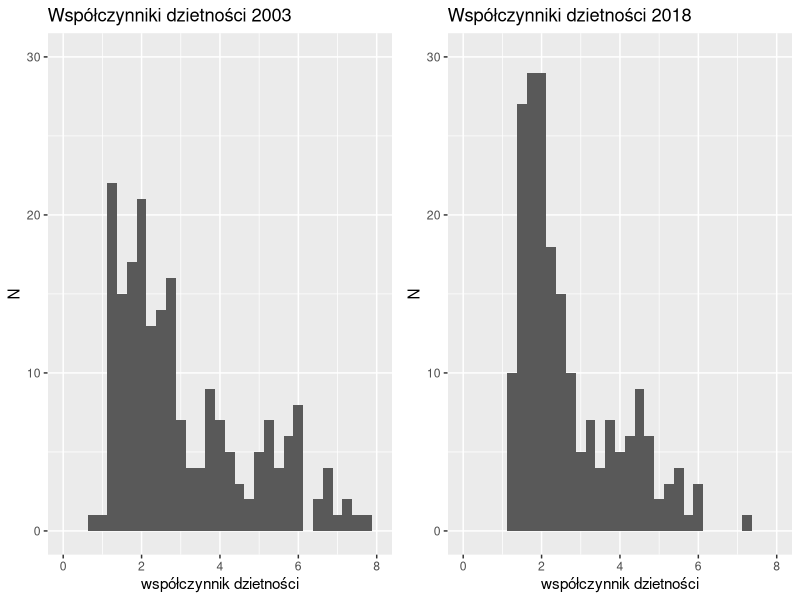
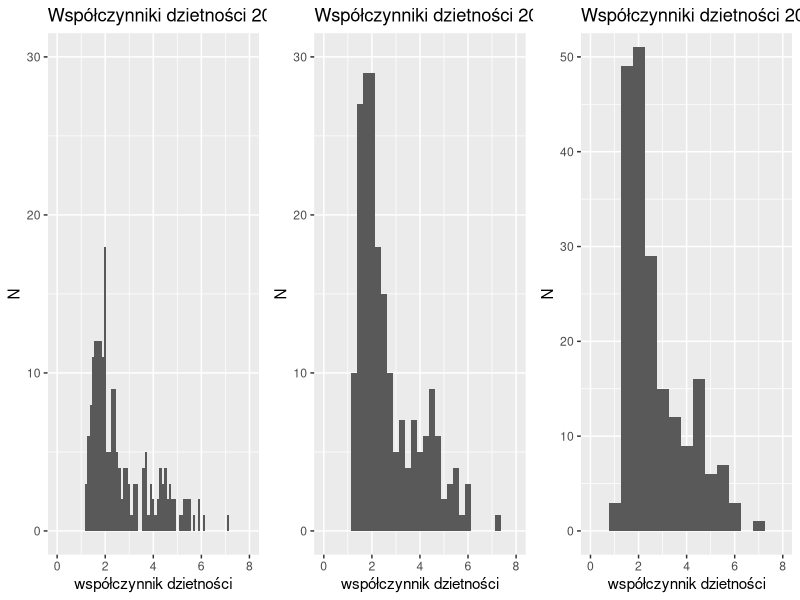
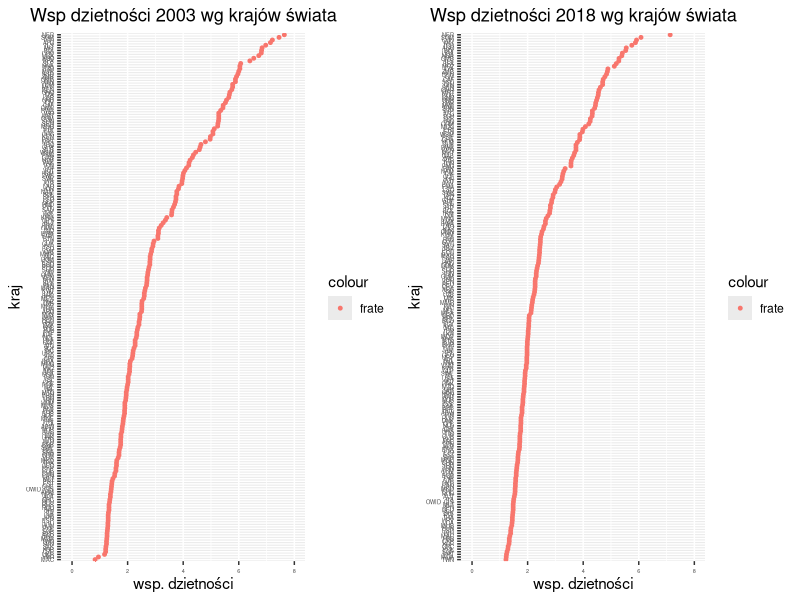
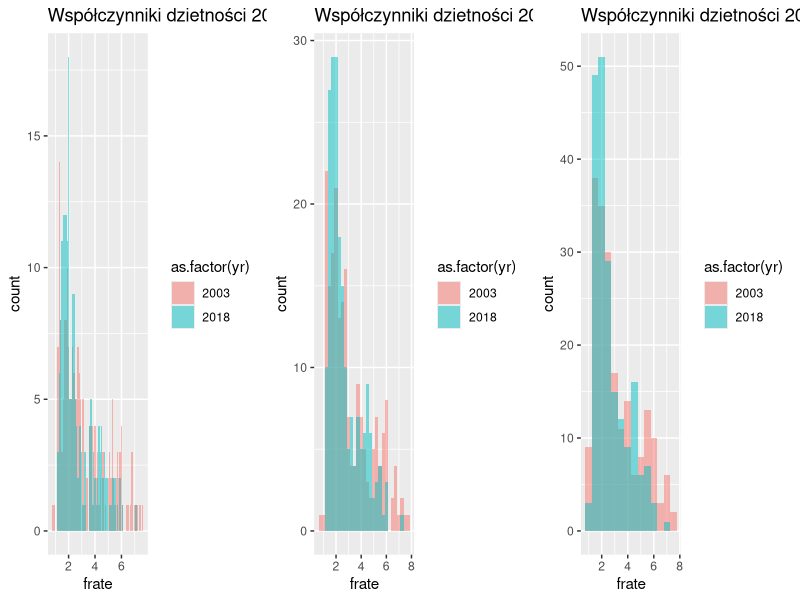
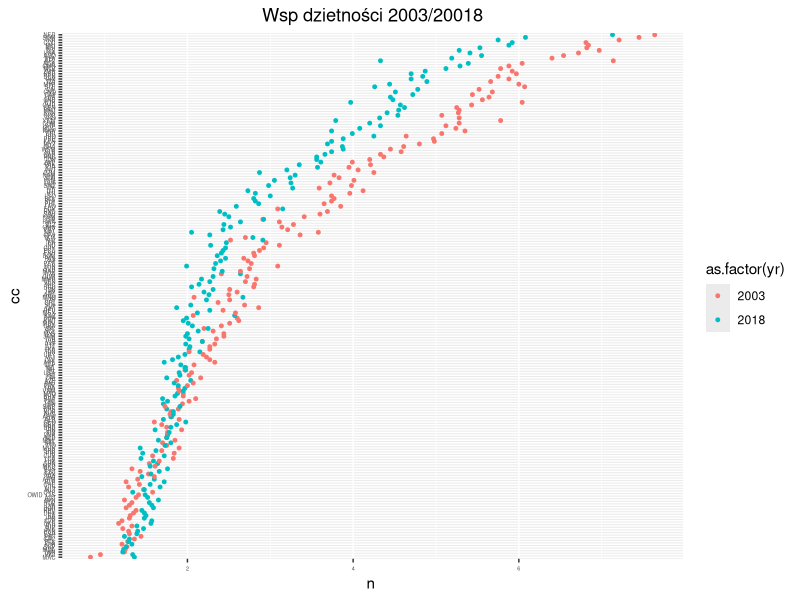
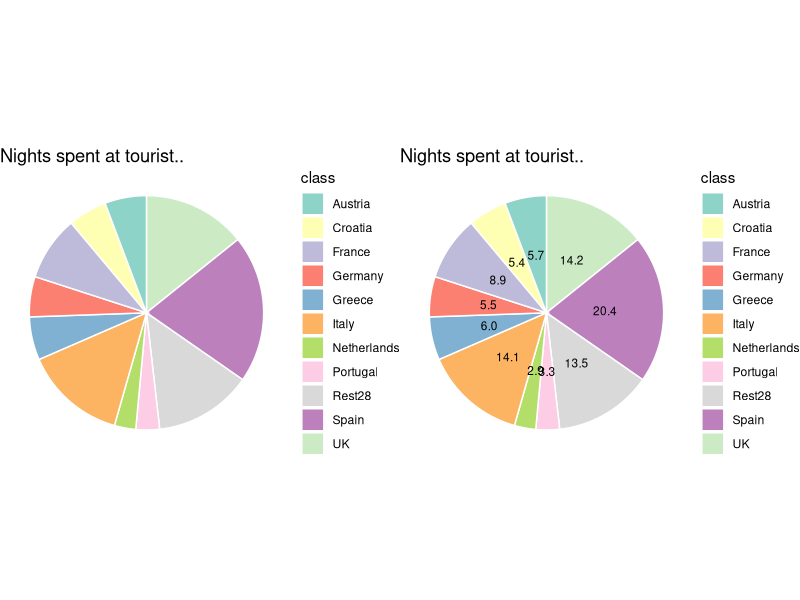
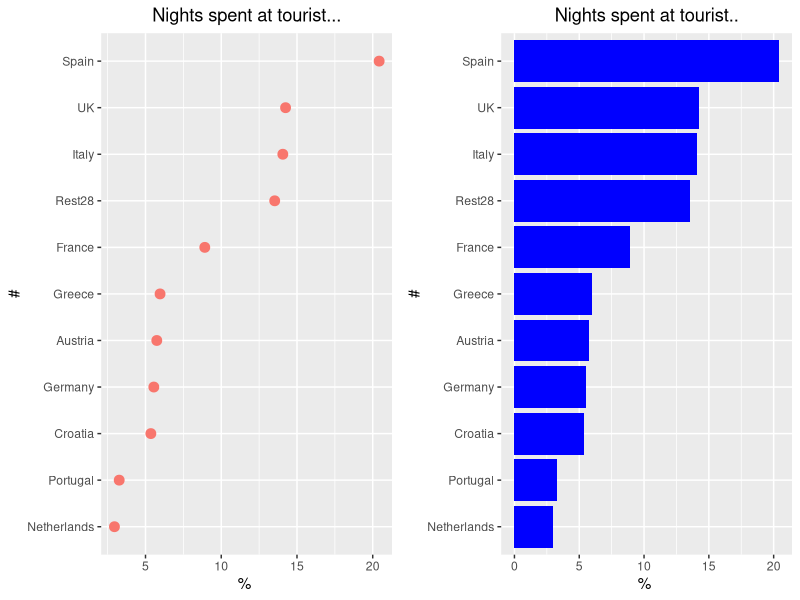
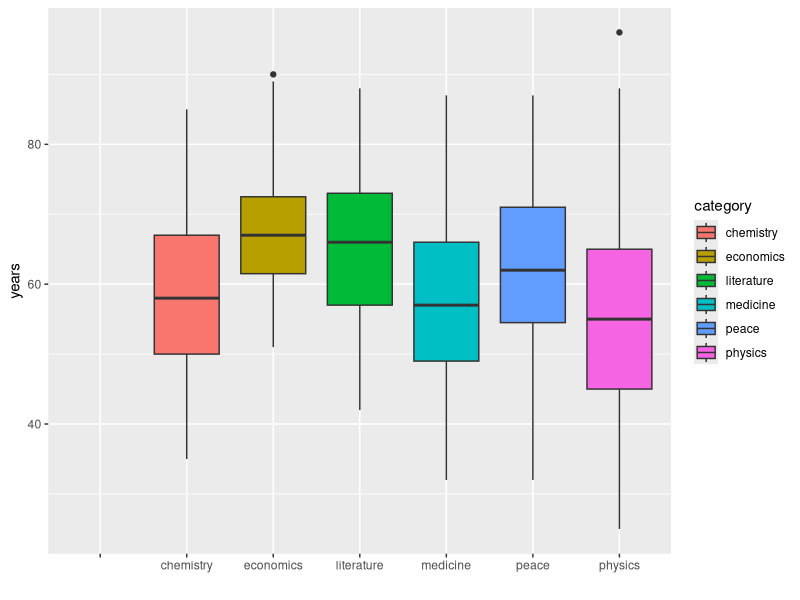

Here is the R script that generated these plots, in order:
## ---- chunk 1
knitr::opts_chunk$set(echo = TRUE)
## ---- chunk 2
library("ggplot2");
require("dplyr");

dA <- read.csv("fertility_rate_2003_2018.csv", sep = ';',
  header=T, na.string="NA");

boxp <- ggplot(dA, aes(x=as.factor(yr), y=frate, fill=as.factor(yr))) +
 geom_boxplot() +
 ylab("fr") +
 xlab("rok") +
 ggtitle("Współczynniki dzietności 2003 vs 2018") +
 theme(legend.position="none")

d2003 <- dA %>% filter(yr==2003) %>% as.data.frame

s2003 <- summary(d2003$frate)
##s2003

mean2003 <- s2003[["Mean"]]
median2003 <- s2003[["Median"]]
min2003 <- s2003[["Min."]]
max2003 <- s2003[["Max."]]

N2003 <- nrow(d2003)
d2003.low <- d2003 %>% filter(frate < 2.10) %>% as.data.frame
L2003 <- nrow(d2003.low)

d2018 <- dA %>% filter(yr==2018) %>% as.data.frame

s2018 <- summary(d2018$frate)
##s2018

mean2018 <- s2018[["Mean"]]
median2018 <- s2018[["Median"]]
srednia2018 <- s2018[["Mean"]]
min2018 <- s2018[["Min."]]
max2018 <- s2018[["Max."]]

N2018 <- nrow(d2018)
d2018.low <- d2018 %>% filter(frate < 2.10) %>% as.data.frame
L2018 <- nrow(d2018.low)
## ---- chunk 3
library("ggpubr")

h2003 <- ggplot(d2003, aes(x = frate)) + geom_histogram(binwidth = 0.25) +
 ylab("N") +
 xlab("współczynnik dzietności") +
 ggtitle("Współczynniki dzietności 2003") +
 coord_cartesian(ylim = c(0, 30), xlim=c(0,8))

h2018 <- ggplot(d2018, aes(x = frate)) + geom_histogram(binwidth = 0.25) +
 ylab("N") +
 xlab("współczynnik dzietności") +
 ggtitle("Współczynniki dzietności 2018") +
 coord_cartesian(ylim = c(0, 30), xlim=c(0, 8))
ggarrange(h2003, h2018, ncol=2, nrow=1)
## ---- chunk 4


h2018a <- ggplot(d2018, aes(x = frate)) + geom_histogram(binwidth = 0.1) +
 ylab("N") +
 xlab("współczynnik dzietności") +
 ggtitle("Współczynniki dzietności 2018") +
 coord_cartesian(ylim = c(0, 30), xlim=c(0, 8))

h2018b <- ggplot(d2018, aes(x = frate)) + geom_histogram(binwidth = 0.25) +
 ylab("N") +
 xlab("współczynnik dzietności") +
 ggtitle("Współczynniki dzietności 2018") +
 coord_cartesian(ylim = c(0, 30), xlim=c(0, 8))

h2018c <- ggplot(d2018, aes(x = frate)) + geom_histogram(binwidth = 0.5) +
 ylab("N") +
 xlab("współczynnik dzietności") +
 ggtitle("Współczynniki dzietności 2018") +
 coord_cartesian(ylim = c(0, 50), xlim=c(0, 8))

ggarrange(h2018a, h2018b, h2018c, ncol = 3, nrow = 1)
## ---- chunk 5
dp2018 <- ggplot(d2018, aes(x = reorder(symbol, frate) )) +
  geom_point(aes(y = frate, colour = 'frate' ), size=1) +
  xlab(label="kraj") +
  ylab(label="wsp. dzietności") +
  ggtitle("Wsp dzietności 2018 wg krajów świata") +
  theme(axis.text = element_text(size = 4)) +
  theme(plot.title = element_text(hjust = 0.5)) +
  coord_flip(ylim = c(0, 8))


dp2003 <- ggplot(d2003, aes(x = reorder(symbol, frate) )) +
  geom_point(aes(y = frate, colour = 'frate' ), size=1) +
  xlab(label="kraj") +
  ylab(label="wsp. dzietności") +
  ggtitle("Wsp dzietności 2003 wg krajów świata") +
  theme(axis.text = element_text(size = 4)) +
  theme(plot.title = element_text(hjust = 0.5)) +
  coord_flip(ylim = c(0, 8))

ggarrange(dp2003, dp2018, ncol=2, nrow=1)
## ---- chunk 6
h2018p <- ggplot(dA, aes(x=frate, fill=as.factor(yr))) +
  ggtitle("Współczynniki dzietności 2003/2018") +
  geom_histogram(binwidth=0.1, alpha=.5, position="identity")

h2018q <- ggplot(dA, aes(x=frate, fill=as.factor(yr))) +
  ggtitle("Współczynniki dzietności 2003/2018") +
  geom_histogram(binwidth=0.25, alpha=.5, position="identity")

h2018r <- ggplot(dA, aes(x=frate, fill=as.factor(yr))) +
  ggtitle("Współczynniki dzietności 2003/2018") +
  geom_histogram(binwidth=0.5, alpha=.5, position="identity")

ggarrange(h2018p, h2018q, h2018r, ncol=3, nrow=1)

## ---- chunk 7
ggplot(dA, aes(x = reorder(symbol, frate) )) +
  geom_point(aes(y = frate, colour = as.factor(yr) ), size=1) +
  xlab(label="cc") + ylab(label="n ") + coord_flip()+
  ggtitle("Wsp dzietności 2003/20018") +
  theme(axis.text = element_text(size = 4)) +
  theme(plot.title = element_text(hjust = 0.5)) +
  coord_cartesian(ylim = c(0, 8)) +
  coord_flip()
## ---- chunk 8
library(ggplot2)
library("dplyr")
library(RColorBrewer)
library(ggpubr)

# https://www.datanovia.com/en/blog/how-to-create-a-pie-chart-in-r-using-ggplot2/
df <- data.frame( class=c("Spain", "UK", "Italy", "France", "Greece",
    "Austria", "Germany", "Croatia", "Portugal", "Netherlands", "Rest28"),
    n=c(305907462, 213378155, 210658786, 133499991, 89284386, 86044321, 83111219,
        80176804, 48884842, 44169041, 202635615));

sum.eu <-sum(df$n)
df["prop"] <- df$n / sum.eu * 100;
df["txt.prop"] <- sprintf ("%.1f", df$prop);

df <- df %>%
  arrange(desc(class)) %>%
  mutate(ypos = cumsum(prop) - 0.5*prop)

mycols <- brewer.pal(13, "Set3")

pc1 <- ggplot(df, aes(x = "", y = prop, fill = class)) +
  geom_bar(width = 1, stat = "identity", color = "white") +
  coord_polar("y", start = 0)+
   ggtitle("Nights spent at tourist..") +
  scale_fill_manual(values = mycols) +
  theme_void()

pc2 <- ggplot(df, aes(x = "", y = prop, fill = class)) +
  geom_bar(width = 1, stat = "identity", color = "white") +
  coord_polar("y", start = 0)+
   ggtitle("Nights spent at tourist..") +
  geom_text(aes(y = ypos, label = txt.prop), color = "black", size=3)+
  scale_fill_manual(values = mycols) +
  theme_void()

## dot-plot
pc3 <- ggplot(df, aes(x = reorder(class, n) )) +
  geom_point(aes(y = prop, colour = 'prop' ), size=3) +
  xlab(label="#") + ylab(label="% ") + coord_flip()+
  ggtitle("Nights spent at tourist...") +
  theme(legend.position = "none") +
  theme(plot.title = element_text(hjust = 0.5))

## bar chart
pc4 <- ggplot(df, aes(x = reorder(class, n), y=prop )) +
  geom_bar(stat="identity", fill='blue') +
  xlab(label="#") + ylab(label="% ") +
  theme(legend.position = "none") +
  coord_flip()+ ggtitle("Nights spent at tourist..") +
  theme(plot.title = element_text(hjust = 0.5))
## ---- chunk 9
ggarrange(pc1, pc2, ncol = 2, nrow = 1)
## ---- chunk 10
ggarrange(pc3, pc4, ncol = 2, nrow = 1)
## ---- chunk 11
nlf <- read.csv("nobel_laureates3.csv", sep = ';', dec = ",",  header=T, na.string="NA");

ggplot(nlf, aes(x=category, y=age, fill=category)) + geom_boxplot() + ylab("years") + xlab("");
## ---- chunk 12
require("tidyr");

dA <- read.csv("zaufanie_do_politykow_CBOS_2019.csv", sep = ';',  header=T, na.string="NA");

## kto;zaufanie;diffz;nieuf;diffn;obojetnosc;nieznajomosc

## https://stackoverflow.com/questions/17148679/construct-a-manual-legend-for-a-complicated-plot
cols <- c("zaufanie"="blue","nieufnosc"="red","nieznajomosc"="black")

p1 <- ggplot(dA, aes(x = reorder(kto, zaufanie) )) +
  geom_point(aes(y = zaufanie, colour="zaufanie"), size=3 ) +
  geom_point(aes(y = nieuf, colour="nieufnosc" ), size=3 ) +
  geom_bar(stat = 'identity', 
           aes(y = nieznajomosc, fill="nieznajomosc" ), alpha=.3 ) + 
  xlab(label="") + 
  ylab(label="%") + 
  ggtitle("Zaufanie do polityków 1/2019") +
  theme(axis.text = element_text(size = 8)) +
  theme(legend.position="top") +
  theme(plot.title = element_text(hjust = 0.5)) +
  ###coord_cartesian(ylim = c(0, 8)) +
  ##scale_fill_manual(values = c("blue", "red", "black")) +
  scale_colour_manual(name="",values=cols) + 
  scale_fill_manual(name="",values=cols) +
  coord_flip()

### https://www.guru99.com/r-dplyr-tutorial.html#9
### Ordering factor
dA$sortOrder <- dA$zaufanie

dB <- dA %>% gather(aspekt, vv, zaufanie:nieznajomosc) %>% 
   filter(aspekt=="zaufanie" | aspekt =="nieuf" | aspekt == "nieznajomosc") %>% as.data.frame

p2 <- ggplot(dB, aes(x = reorder(kto, sortOrder), y=vv, fill=aspekt )) +
  ggtitle("Zaufanie do polityków 1/2019") +
  theme(legend.position="top") +
  xlab(label="") + 
  ylab(label="") + 
  geom_bar(position="stack", stat="identity") +
  coord_flip()

### wariant z linią bazową pośrodku (lewa-prawa)
dA$nieuf <- -dA$nieuf
dA$nieznajomosc <- -dA$nieznajomosc

dC <- dA %>% gather(aspekt, vv, zaufanie:nieznajomosc) %>%
   filter(aspekt=="zaufanie" | aspekt =="nieuf" | aspekt == "nieznajomosc") %>% as.data.frame

p2A <- ggplot(dC, aes(x = reorder(kto, sortOrder), y=vv, fill=aspekt )) +
  ggtitle("Zaufanie do polityków 1/2019") +
  theme(legend.position="top") +
  xlab(label="") +
  ylab(label="") +
  geom_bar(position="stack", stat="identity") +
  coord_flip()

## Faceted piechart
##
p3 <- ggplot(dB,aes(x = "", y=vv, fill=factor(aspekt))) +
  ggtitle("Zaufanie do polityków 1/2019") +
  xlab(label="") +
  ylab(label="") +
  facet_wrap(~kto) +
  geom_bar(width = 1,position = "fill", stat="identity") +
  coord_polar(theta="y")

## Faceted piechar
## http://zevross.com/blog/2019/04/02/easy-multi-panel-plots-in-r-using-facet_wrap-and-facet_grid-from-ggplot2/
p3 <- ggplot(dB,aes(x = "", y=vv, fill=factor(aspekt))) + 
  ggtitle("Zaufanie do polityków 1/2019") +
   theme(legend.position="top") +
  xlab(label="") + 
  ylab(label="") + 
  facet_wrap(~kto, ncol=8) + 
  geom_bar(width = 1,position = "fill", stat="identity") + 
  coord_polar(theta="y")

## Faceted barchart
p3A <- ggplot(dB, aes(x =kto , y=vv, fill=aspekt )) +
  ggtitle("Zaufanie do polityków 1/2019") +
  theme(legend.position="top") +
  xlab(label="") +
  ylab(label="") +
  facet_wrap(~aspekt) +
  geom_bar(stat="identity") +
  coord_flip()
## ---- chunk 13
ggarrange(p2, p2A, ncol = 2, nrow = 1)
## ---- chunk 14
p3A
## ---- chunk 15
p3
## ---- chunk 16
p1
## ---- chunk 17
d <- read.csv("union_density_and_gdp.csv", sep = ';',  header=T, na.string="NA");

## tu.density = ratio of  wage and salary earners
## that are trade union members, divided by the total number of wage and salary earners:
## gdppc = GDP per capita
ggplot(d, aes(d$tu.density,d$gdppc)) + geom_point() +
  geom_text(aes(label=d$iso),size=2.0, vjust=-0.35)  + xlab("TU density (%)") + ylab("GDPpc (tys USD)") +
  scale_colour_discrete(name="") +
  geom_smooth(method=lm,se=T, size=2)

lm <- lm(data=d, gdppc ~ tu.density ); 
##summary(lm)
## ---- chunk 18
dane <- read.csv(file= "MZM.csv", header=T, sep=";");

p1 <- ggplot() +
  geom_point(data=dane, mapping=aes(x=as.Date(data), 
                  y=razem, colour="razem"), alpha=.5, size=2) +  
  geom_point(data=dane, mapping=aes(x=as.Date(data), 
                      y=krajowi, colour="krajowi"), alpha=.5, size=2) +  
  ylab(label="zwiedzający") +
  xlab(label="") +
  theme(legend.position="top") +
  theme(legend.title=element_blank()) 

p2 <- ggplot() +
geom_line(data=dane, mapping=aes(x=as.Date(data), y=razem, colour="razem"), alpha=.5, size=1) +  
  geom_line(data=dane, mapping=aes(x=as.Date(data), y=krajowi, colour="krajowi"), alpha=.5, size=1) +  
  ylab(label="zwiedzający") +
  xlab(label="") +
  theme(legend.position="top") +
  theme(legend.title=element_blank()) 

p3 <- ggplot() +
geom_bar(data=dane, mapping=aes(x=as.Date(data), y=razem, fill="razem", stat = 'identity'), stat = 'identity', alpha=.5, size=1) +  
geom_bar(data=dane, mapping=aes(x=as.Date(data), y=krajowi, fill="krajowi", stat = 'identity'), stat = 'identity', alpha=.5, size=1) +  
  ylab(label="zwiedzający") +
  xlab(label="") +
  theme(legend.position="top") +
  theme(legend.title=element_blank()) 

daneC <- dane %>% gather(kat, liczba, razem:krajowi) %>%
   filter(kat=="razem" | kat =="krajowi") %>% as.data.frame

p4 <- ggplot(data=daneC, aes(x=as.Date(data), y=liczba, fill=kat)) +
   geom_bar(stat = 'identity', position=position_dodge(), alpha=.5, size=1) +  
  ylab(label="zwiedzający") +
  xlab(label="") +
  theme(legend.position="top") +
  theme(legend.title=element_blank()) 


ggarrange(p1, p2, p3, p4, ncol = 2, nrow = 2)
